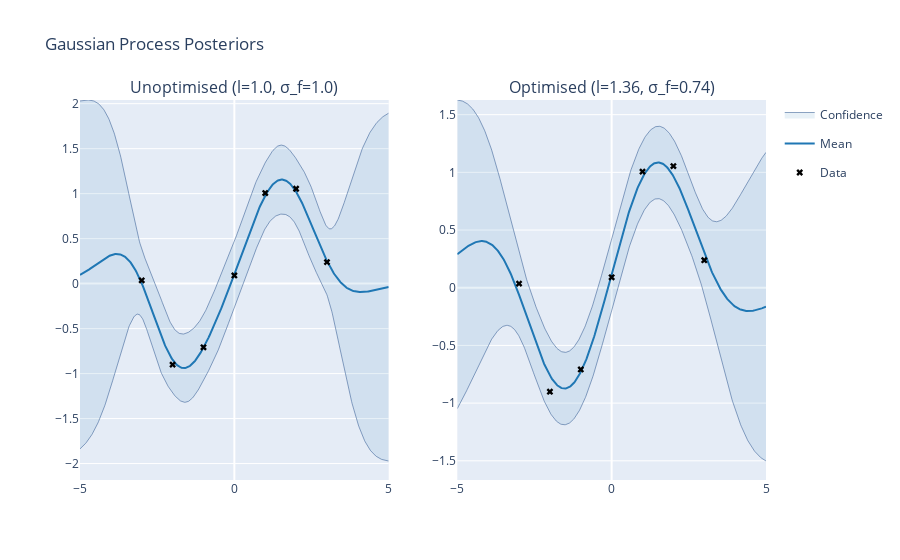

Write notebook code for a chart like this one.
### Code cell
# Optimising Hyperparameters (Pt 2)

# Generate noisy training data
X = np.linspace(-5., 5., 500)[:, None]

NOISE = 0.2
X_train = np.arange(-3, 4, 1).reshape(-1, 1)
Y_train = np.sin(X_train) + NOISE * np.random.rand(*X_train.shape)

initial_params = {'l': 1.0, 'sigma_f': 1.0}

mup1, covp1 = posterior(X, X_train, Y_train, kernel=rbf, sigma_y=NOISE, params=initial_params)
unopt_subplot_data = {'mu': mup1, 'cov': covp1, 'X': X, 'X_train': X_train, 'Y_train': Y_train, 'title': 'Unoptimised (l={l}, \u03C3_f={sigma_f})'.format(l=initial_params['l'], sigma_f=initial_params['sigma_f'])}

# Optimise parameters in NumPy implementation
optimised_params = optimise(X_train, Y_train, NOISE, rbf, initial_params)
mup2, covp2 = posterior(X, X_train, Y_train, kernel=rbf, sigma_y=NOISE, params=optimised_params)
opt_subplot_data = {'mu': mup2, 'cov': covp2, 'X':X, 'X_train':X_train, 'Y_train':Y_train, 'title':'Optimised (l={l:.2f}, \u03C3_f={sigma_f:.2f})'.format(l=optimised_params['l'], sigma_f=optimised_params['sigma_f'])}

subplot_data = [unopt_subplot_data, opt_subplot_data]
plotly_gps(subplot_data, 1, 2, title="Gaussian Process Posteriors")

### Figure 1 — Plotly figure (JSON) as saved in the notebook; plotly's stock layout.template omitted (floating-point values rounded to 4 significant figures; data arrays with more than 128 entries replaced by an {"elided": "..."} marker saying what was removed)
{"data": [{"fillcolor": "rgba(31, 119, 180, 0.1)", "legendgroup": "Confidence_fill_(0,0)", "line": {"color": "#204a87", "width": 0.5}, "name": "Confidence", "showlegend": false, "type": "scatter", "x": {"elided": "500 float values"}, "xaxis": "x", "y": {"elided": "500 float values"}, "yaxis": "y"}, {"fill": "tonextx", "fillcolor": "rgba(31, 119, 180, 0.1)", "legendgroup": "Confidence_fill_(0,0)", "line": {"color": "#204a87", "width": 0.5}, "name": "Confidence", "showlegend": true, "type": "scatter", "x": {"elided": "500 float values"}, "xaxis": "x", "y": {"elided": "500 float values"}, "yaxis": "y"}, {"legendgroup": "Mean", "line": {"color": "#1f77b4"}, "name": "Mean", "showlegend": true, "type": "scatter", "x": {"elided": "500 float values"}, "xaxis": "x", "y": {"elided": "500 float values"}, "yaxis": "y"}, {"legendgroup": "Data", "marker": {"color": "#000000", "symbol": "x"}, "mode": "markers", "name": "Data", "showlegend": true, "type": "scatter", "x": [-3, -2, -1, 0, 1, 2, 3], "xaxis": "x", "y": [0.03608, -0.9011, -0.708, 0.09047, 1.006, 1.054, 0.2385], "yaxis": "y"}, {"fillcolor": "rgba(31, 119, 180, 0.1)", "legendgroup": "Confidence_fill_(0,0)", "line": {"color": "#204a87", "width": 0.5}, "name": "Confidence", "showlegend": false, "type": "scatter", "x": {"elided": "500 float values"}, "xaxis": "x2", "y": {"elided": "500 float values"}, "yaxis": "y2"}, {"fill": "tonextx", "fillcolor": "rgba(31, 119, 180, 0.1)", "legendgroup": "Confidence_fill_(0,0)", "line": {"color": "#204a87", "width": 0.5}, "name": "Confidence", "showlegend": false, "type": "scatter", "x": {"elided": "500 float values"}, "xaxis": "x2", "y": {"elided": "500 float values"}, "yaxis": "y2"}, {"legendgroup": "Mean", "line": {"color": "#1f77b4"}, "name": "Mean", "showlegend": false, "type": "scatter", "x": {"elided": "500 float values"}, "xaxis": "x2", "y": {"elided": "500 float values"}, "yaxis": "y2"}, {"legendgroup": "Data", "marker": {"color": "#000000", "symbol": "x"}, "mode": "markers", "name": "Data", "showlegend": false, "type": "scatter", "x": [-3, -2, -1, 0, 1, 2, 3], "xaxis": "x2", "y": [0.03608, -0.9011, -0.708, 0.09047, 1.006, 1.054, 0.2385], "yaxis": "y2"}], "layout": {"annotations": [{"font": {"size": 16}, "showarrow": false, "text": "Unoptimised (l=1.0, σ_f=1.0)", "x": 0.225, "xanchor": "center", "xref": "paper", "y": 1, "yanchor": "bottom", "yref": "paper"}, {"font": {"size": 16}, "showarrow": false, "text": "Optimised (l=1.36, σ_f=0.74)", "x": 0.775, "xanchor": "center", "xref": "paper", "y": 1, "yanchor": "bottom", "yref": "paper"}], "hovermode": "x", "title": {"text": "Gaussian Process Posteriors"}, "xaxis": {"anchor": "y", "domain": [0, 0.45]}, "xaxis2": {"anchor": "y2", "domain": [0.55, 1]}, "yaxis": {"anchor": "x", "domain": [0, 1]}, "yaxis2": {"anchor": "x2", "domain": [0, 1]}}}
